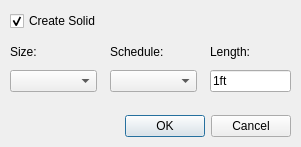
<?xml version="1.0" encoding="UTF-8"?>
<ui version="4.0">
 <class>Dialog</class>
 <widget class="QDialog" name="Dialog">
  <property name="geometry">
   <rect>
    <x>0</x>
    <y>0</y>
    <width>301</width>
    <height>147</height>
   </rect>
  </property>
  <property name="windowTitle">
   <string>Create PVC</string>
  </property>
  <widget class="QDialogButtonBox" name="buttonBox">
   <property name="geometry">
    <rect>
     <x>20</x>
     <y>110</y>
     <width>271</width>
     <height>32</height>
    </rect>
   </property>
   <property name="orientation">
    <enum>Qt::Horizontal</enum>
   </property>
   <property name="standardButtons">
    <set>QDialogButtonBox::Cancel|QDialogButtonBox::Ok</set>
   </property>
  </widget>
  <widget class="QWidget" name="layoutWidget">
   <property name="geometry">
    <rect>
     <x>10</x>
     <y>40</y>
     <width>87</width>
     <height>52</height>
    </rect>
   </property>
   <layout class="QVBoxLayout" name="verticalLayout_2">
    <item>
     <widget class="QLabel" name="label">
      <property name="text">
       <string>Size:</string>
      </property>
     </widget>
    </item>
    <item>
     <widget class="QComboBox" name="comboBoxName"/>
    </item>
   </layout>
  </widget>
  <widget class="QWidget" name="layoutWidget_2">
   <property name="geometry">
    <rect>
     <x>110</x>
     <y>40</y>
     <width>87</width>
     <height>52</height>
    </rect>
   </property>
   <layout class="QVBoxLayout" name="verticalLayout">
    <item>
     <widget class="QLabel" name="label_2">
      <property name="text">
       <string>Schedule:</string>
      </property>
     </widget>
    </item>
    <item>
     <widget class="QComboBox" name="comboBoxSchedule"/>
    </item>
   </layout>
  </widget>
  <widget class="QWidget" name="layoutWidget_3">
   <property name="geometry">
    <rect>
     <x>210</x>
     <y>40</y>
     <width>81</width>
     <height>52</height>
    </rect>
   </property>
   <layout class="QVBoxLayout" name="verticalLayout_3">
    <item>
     <widget class="QLabel" name="label_3">
      <property name="text">
       <string>Length:</string>
      </property>
     </widget>
    </item>
    <item>
     <widget class="QLineEdit" name="lineEditLength">
      <property name="text">
       <string>1ft</string>
      </property>
     </widget>
    </item>
   </layout>
  </widget>
  <widget class="QCheckBox" name="checkBoxCreateSolid">
   <property name="geometry">
    <rect>
     <x>10</x>
     <y>10</y>
     <width>171</width>
     <height>22</height>
    </rect>
   </property>
   <property name="text">
    <string>Create Solid</string>
   </property>
   <property name="checked">
    <bool>true</bool>
   </property>
  </widget>
  <zorder>buttonBox</zorder>
  <zorder>layoutWidget</zorder>
  <zorder>layoutWidget_2</zorder>
  <zorder>layoutWidget_3</zorder>
  <zorder>comboBoxName</zorder>
  <zorder>label</zorder>
  <zorder>checkBoxCreateSolid</zorder>
 </widget>
 <resources/>
 <connections>
  <connection>
   <sender>buttonBox</sender>
   <signal>accepted()</signal>
   <receiver>Dialog</receiver>
   <slot>accept()</slot>
   <hints>
    <hint type="sourcelabel">
     <x>248</x>
     <y>254</y>
    </hint>
    <hint type="destinationlabel">
     <x>157</x>
     <y>274</y>
    </hint>
   </hints>
  </connection>
  <connection>
   <sender>buttonBox</sender>
   <signal>rejected()</signal>
   <receiver>Dialog</receiver>
   <slot>reject()</slot>
   <hints>
    <hint type="sourcelabel">
     <x>316</x>
     <y>260</y>
    </hint>
    <hint type="destinationlabel">
     <x>286</x>
     <y>274</y>
    </hint>
   </hints>
  </connection>
 </connections>
</ui>
